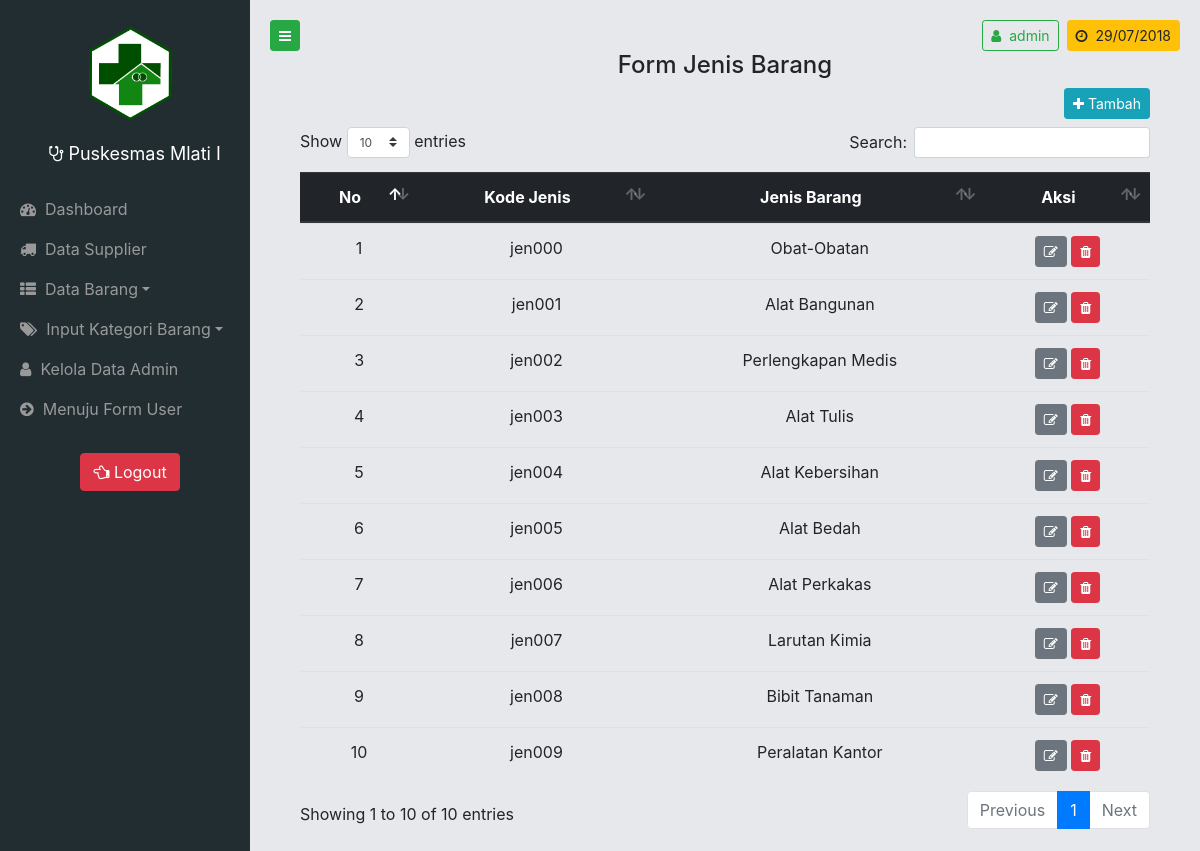
/page/admin/index.php?page=jenis (signed in), run on the app's committed database.
### tables this page shows
CREATE TABLE `jenisbarang` (
  `kodejen` varchar(10) NOT NULL,
  `namajen` varchar(30) NOT NULL
);

### page/admin/jenis.php (the view, shortened to what this page needs)
<?php
$sql = 'SELECT * FROM jenisbarang;';
$query = mysqli_query($con, $sql);
?>
<center>
	<h4>Form Jenis Barang</h4>
</center>
<div class="container-fluid mb-auto">
	<button type="button" class="btn btn-info btn-sm mb-2 float-right" onclick="showmodaljen();" data-toggle="tooltip" data-placement="left" title="Tambah Data">
		<i class="fa fa-plus"></i>&nbsp;Tambah
	</button>
	<div class="table-responsive">
		<table class="table table-hover" id="tabjen">
			<thead class="thead-dark">
				<tr align="center">
					<th>No</th>
					<th>Kode Jenis</th>
					<th>Jenis Barang</th>
					<th>Aksi</th>
				</tr>
			</thead>
			<tbody>
				<?php
				$i = 1;
				while ($value = mysqli_fetch_row($query)) {
				?>
				<tr align="center">
					<td><?php echo $i; ?></td>
					<td><?php echo $value[0] ?></td>
					<td><?php echo $value[1] ?></td>
					<td>
						<button type="button" class="btn btn-secondary btn-sm" data-toggle="tooltip" data-placement="top" title="Edit Jenis" onclick="showmodaledt('<?php echo $value[0] ?>','<?php echo $value[1] ?>');">
							<i class="fa fa-edit"></i>
						</button>
						<button type="button" class="btn btn-danger btn-sm" data-toggle="tooltip" data-placement="top" title="Hapus Jenis" onclick="showmodaldel('<?php echo $value[0] ?>','<?php echo $value[1] ?>');">
							<i class="fa fa-trash"></i>
						</button>
					</td>
				</tr>
				<?php
				$i++;
				}
				?>
			</tbody>
		</table>
	</div>
</div>

### assets/css/simple-sidebar.css (style rules this page uses)
body { overflow-x: hidden; }

### data on the page
jenisbarang: kodejen "jen000", namajen "Obat-Obatan"
jenisbarang: kodejen "jen001", namajen "Alat Bangunan"
jenisbarang: kodejen "jen002", namajen "Perlengkapan Medis"
jenisbarang: kodejen "jen003", namajen "Alat Tulis"
jenisbarang: kodejen "jen004", namajen "Alat Kebersihan"
jenisbarang: kodejen "jen005", namajen "Alat Bedah"
jenisbarang: kodejen "jen006", namajen "Alat Perkakas"
jenisbarang: kodejen "jen007", namajen "Larutan Kimia"
jenisbarang: kodejen "jen008", namajen "Bibit Tanaman"
jenisbarang: kodejen "jen009", namajen "Peralatan Kantor"

### other printed values
$_SESSION['id'] "admin"
